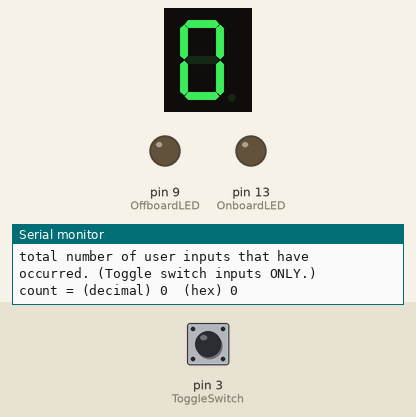
Simulated run of this sketch. Board: Arduino Mega 2560, built with avr-gcc and run on an emulated ATmega2560. On the bench: 1-digit seven-segment display, output pins drawn as LEDs (lit = HIGH), the last lines printed to the serial monitor. Wiring (inferred from the names in the program): 1-digit 7-segment display, segments lit when HIGH: segments pin 50, pin 48, pin 26, pin 28, pin 32, pin 46, pin 42, pin 22. Dashed ring = blinking. The test bench sets the inputs (shaded band); at power-on: pin 3 (ToggleSwitch) LOW. The segment pins are drawn as the display they are named for; pins used as bus, display or sensor lines are not drawn.

Above: at 1.4 s.
1.5 s: pin 3 (ToggleSwitch) pulled HIGH for 0.15 s
At 2.3 s:
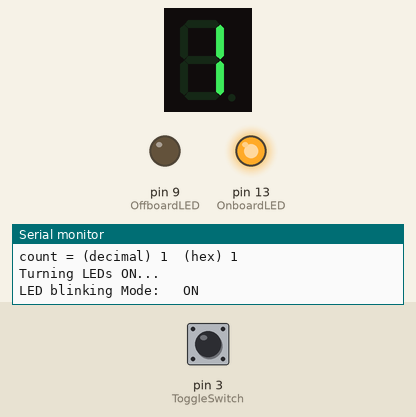
4.6 s: pin 3 (ToggleSwitch) pulled HIGH for 1 s
At 6.2 s:
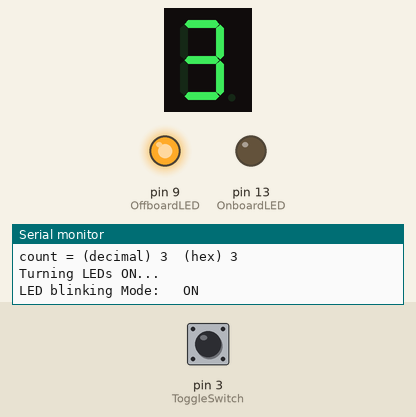
7.1 s: pin 3 (ToggleSwitch) pulled HIGH for 1 s
At 10.0 s:
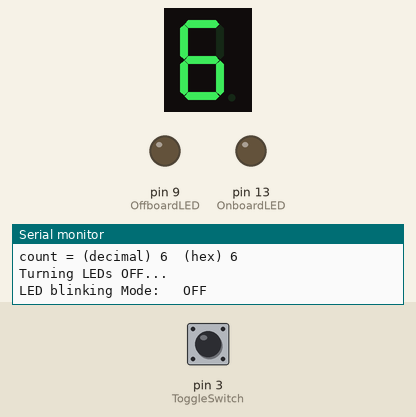
10.1 s: pin 3 (ToggleSwitch) pulled HIGH for 3.2 s
At 11.2 s:
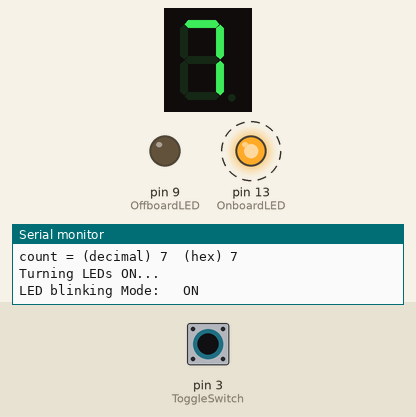
14.8 s: pin 3 (ToggleSwitch) pulled HIGH for 3.2 s
At 20.2 s:
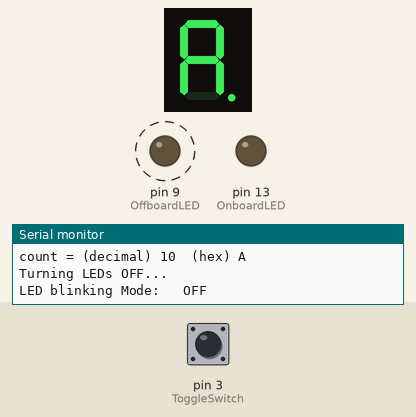
21.0 s: pin 3 (ToggleSwitch) pulled HIGH for 0.15 s
At 23.4 s:
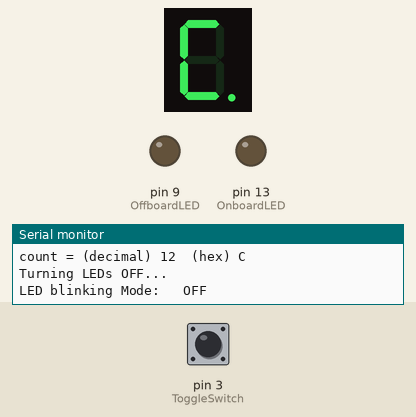
Timing chart, 0 to 24.9 s (numbered marks = the images above; inputs shaded):
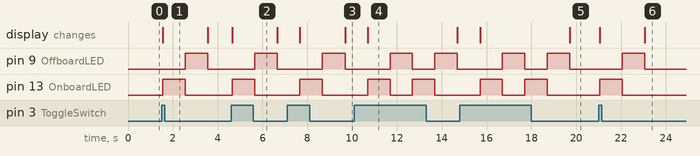

The sketch:

ECE_487_Lab_2.1.ino
```cpp
/**************************************************************
 *  "Introduction to Digital Input/Output"
 * ECE 487 Lab 2
 *
 * Author:  Hannah Perkins
 * CWID:    11472559
 * Date:    8 February 2021
 * Course:  ECE 487
 *
 * Function:      Blink onboard and offboard LEDs out of phase
 *        based on Toggle Switch input. Keep track of decimal
 *        and hexadecimal count of switch changes on Serial
 *        Monitor and 7-Segment Display.
 *
 * Description:   Application will blink onboard and offboard
 *        LEDs out of phase while Toggle Switch is in "on"
 *        position. During Blinking operation, onboard LED will
 *        be ON for 1 second and OFF for 1 second. Offboard LED
 *        will be exactly out-of-phase: OFF for 1 second and ON
 *        for 1 second. LEDs will continuously blink in this mode
 *        until Toggle Switch is moved to the "off" position.
 *        While Toggle Switch is "off" the LED's will both be off.
 *
 *        The application will keep a count of the total number
 *        of user inputs (switch changes) that have occurred.
 *        This output will be displayed on the Serial Monitor
 *        in both decimal and hexadecimal. The count range is
 *        0 to 15 and will rollover after 15.
 *
 *        The 7-Segment display will display the hexadecimal
 *        value of the count. This will match the count
 *        maintained on the Serial Monitor. Note: If decimal
 *        point is lit on 7-Segment display, then the number is
 *        hexadecimal A through F.
 *
 * Arduino Version: 1.8.14
 *****************************************************************/

// Name Pins
#define OnboardLED 13
#define OffboardLED 9
#define ToggleSwitch 3
#define SegA 50
#define SegB 48
#define SegC 26
#define SegD 28
#define SegE 32
#define SegF 46
#define SegG 42
#define DP 22

void setup() {
  // Initialize onboard and offboard LED Pins
  pinMode(OnboardLED, OUTPUT);
  pinMode(OffboardLED, OUTPUT);

  // Initialize 7-Segment Display Pins
  pinMode(SegA, OUTPUT);
  pinMode(SegB, OUTPUT);
  pinMode(SegC, OUTPUT);
  pinMode(SegD, OUTPUT);
  pinMode(SegE, OUTPUT);
  pinMode(SegF, OUTPUT);
  pinMode(SegG, OUTPUT);
  pinMode(DP, OUTPUT);

  // Initialize Toggle Switch input
  pinMode(ToggleSwitch, INPUT);

  // Set LEDs to OFF
  digitalWrite(OnboardLED, LOW);
  digitalWrite(OffboardLED, LOW);

  // Set 7-Segment Display to 0
  sevenSegDisplay(0);

  // Initialize serial communication (9600 bits/sec)
  Serial.begin(9600);
  while (!Serial) {
    ; // Wait for serial port to connect
  }

  // Send instructions to User
  initialPrompt();

  // Print zero to Serial Monitor
  printCount(0);
}

void loop() {
  int count = 0;                                // Initialize count to zero
  int switchState = digitalRead(ToggleSwitch);  // current switch reading
  int lastSwitchState = (!switchState);         // set previous reading
  bool blinkMode = switchState;                 // If switch is ON, LEDs
                                                // should begin in blinkMode
  // Time Variables
  unsigned long lastDebounceTime = 0;  // the last time the output pin was toggled
  unsigned long debounceDelay = 50;    // the debounce time
                                       // increase if the output flickers
  // Continuous Loop
  while(1) {
    // read the state of the switch into a local variable:
    int reading = digitalRead(ToggleSwitch);

    // If the switch changed, due to noise or pressing:
    if (reading != lastSwitchState) {
      // reset the debouncing timer
      lastDebounceTime = millis();
    }

    // Check if reading has been there longer than debounce delay
    if ((millis() - lastDebounceTime) > debounceDelay) {

      // if the button state has changed:
      if (reading != switchState) {
        switchState = reading;

        // Increment count for num of inputs
        count++;

        // Print count to 7-Seg display and Serial Monitor
        printCount(count%16);       // count%16 for rollover
        sevenSegDisplay(count%16);

        // Blink LEDs if switch is on
        if (switchState == HIGH) {
          ledsOnMessage();
          blinkMode = HIGH;       // Update blinkMode
          lastSwitchState = LOW;  // Update switch state
        }

        // Turn off LEDs if switch is off
        else {
          ledsOff();
          blinkMode = LOW;        // Update blinkMode
          lastSwitchState = HIGH; // Update switch state
        }
      }
    }

    // Check blinkMode and blink LEDs if ON
    if(blinkMode) { blinkLeds(); }
  }
}

/********************************************************
 * Function Name:     initialPrompt
 * Input Parameters:  void
 * Return Value:      void
 * Purpose:           Prints instructions to Serial
 *                    Monitor and prompts user to toggle
 *                    switch to blink LEDs
 *******************************************************/
void initialPrompt() {
  Serial.println("\nPlease enter move Toggle Switch to 'on' "
    "position to begin blinking LEDs. ");
  Serial.println("To turn off LED's, move "
    "the Toggle Switch to 'off' position.");
  Serial.println("\nThe 7-Segment Display and Serial Monitor "
    "will keep track of the ");
  Serial.println("total number of user inputs "
    "that have occurred. (Toggle switch inputs ONLY.)");
}

/********************************************************
 * Function Name:     ledsOnMessage
 * Input Parameters:  void
 * Return Value:      void
 * Purpose:           Sends message to Serial Monitor
 *                    updating user that LEDs have been
 *                    turned on
 *******************************************************/
void ledsOnMessage() {
  Serial.println("Turning LEDs ON...");
  Serial.println("LED blinking Mode: \tON");
}

/********************************************************
 * Function Name:     ledsOff
 * Input Parameters:  void
 * Return Value:      void
 * Purpose:           Turns off both onboard and offboard
 *                    LEDs. Also sends message to Serial
 *                    Monitor letting user know LEDs
 *                    have been turned off
 *******************************************************/
void ledsOff() {
  // Send Message to User via Serial Monitor
  Serial.println("Turning LEDs OFF...");
  Serial.println("LED blinking Mode: \tOFF");

  // Turn off all LEDs on Hardware
  digitalWrite(OnboardLED, LOW);
  digitalWrite(OffboardLED, LOW);
  delay(1000);    // Time delay ~ 1 second
}

/********************************************************
 * Function Name:     blinkLeds
 * Input Parameters:  void
 * Return Value:      void
 * Purpose:           Blinks onboard and offboard LEDs
 *                    out of phase of one another
 *******************************************************/
void blinkLeds() {
  // Onboard LED ON & Offboard LED OFF for 1 second
  digitalWrite(OnboardLED, HIGH);
  digitalWrite(OffboardLED, LOW);
  delay(1000);

  // Onboard LED OFF & Offboard LED ON for 1 second
  digitalWrite(OnboardLED, LOW);
  digitalWrite(OffboardLED, HIGH);
  delay(1000);
}

/********************************************************
 * Function Name:     printCount
 * Input Parameters:  int count - represents number to be
 *                    displayed on Serial Monitor
 * Return Value:      void
 * Purpose:           Prints the input count to the Serial
 *                    Monitor in both decimal and
 *                    hexadecimal values
 *******************************************************/
void printCount(int count) {
  Serial.print("count = (decimal) ");
  Serial.print(count);
  Serial.print("\t(hex) ");
  Serial.print(hex(count));
  Serial.print("\n");
}

/********************************************************
 * Function Name:     hex
 * Input Parameters:  int count - represents number to be
 *                    displayed on Serial Monitor
 * Return Value:      String
 * Purpose:           Turns the decimal value of integer
 *                    into hexadecimal string equivalent
 *                    ready for printing to Serial Monitor
 *******************************************************/
String hex(int count) {
  if (count < 10) {
    return String(count);
  }
  else if (count == 10) {
    return "A";
  }
  else if (count == 11) {
    return "B";
  }
  else if (count == 12) {
    return "C";
  }
  else if (count == 13) {
    return "D";
  }
  else if (count == 14) {
    return "E";
  }
  else {
    return "F";
  }
}

/********************************************************
 * Function Name:     sevenSegDisplay
 * Input Parameters:  int num - represents number to be
 *                    displayed on 7-segment display
 * Return Value:      void
 * Purpose:           Decodes the integer and calls ssd
 *                    function to light up appropriate
 *                    segments
 *******************************************************/
void sevenSegDisplay(int num) {
  // Range of num should be from 0 to 15
  switch (num) {
    case 0:
      ssd(1,1,1,1,1,1,0,0);
      break;
    case 1:
      ssd(0,1,1,0,0,0,0,0);
      break;
    case 2:
      ssd(1,1,0,1,1,0,1,0);
      break;
    case 3:
      ssd(1,1,1,1,0,0,1,0);
      break;
    case 4:
      ssd(0,1,1,0,0,1,1,0);
      break;
    case 5:
      ssd(1,0,1,1,0,1,1,0);
      break;
    case 6:
      ssd(1,0,1,1,1,1,1,0);
      break;
    case 7:
      ssd(1,1,1,0,0,0,0,0);
      break;
    case 8:
      ssd(1,1,1,1,1,1,1,0);
      break;
    case 9:
      ssd(1,1,1,1,0,1,1,0);
      break;
    case 10:
      ssd(1,1,1,0,1,1,1,1);
      break;
    case 11:
      ssd(0,0,1,1,1,1,1,1);
      break;
    case 12:
      ssd(1,0,0,1,1,1,0,1);
      break;
    case 13:
      ssd(0,1,1,1,1,0,1,1);
      break;
    case 14:
      ssd(1,0,0,1,1,1,1,1);
      break;
    case 15:
      ssd(1,0,0,0,1,1,1,1);
      break;
  }
}

/****************************************************************
 * Function Name:     ssd
 * Input Parameters:  bool a - represents segment a of display
 *                    bool b - segment b
 *                    bool c - segment c
 *                    bool d - segment d
 *                    bool e - segment e
 *                    bool f - segment f
 *                    bool g - segment g
 *                    bool dp - decimal point
 * Return Value:      void
 * Purpose:           Lights up 7-Segment display from
 *                    0 to F according to input
 ****************************************************************/
void ssd(bool a, bool b, bool c, bool d, bool e, bool f, bool g, bool dp) {
  digitalWrite(SegA, a);
  digitalWrite(SegB, b);
  digitalWrite(SegC, c);
  digitalWrite(SegD, d);
  digitalWrite(SegE, e);
  digitalWrite(SegF, f);
  digitalWrite(SegG, g);
  digitalWrite(DP, dp);
}
```

Measured:
- after the input at 1.5 s, pin 9 (OffboardLED): LOW → HIGH after 1.1 s, → LOW 1.0 s later; pin 13 (OnboardLED): LOW → HIGH after 0.06 s, → LOW 1.0 s later; the display: changes after 0.06 s (image 1)
- after the input at 4.6 s, pin 9 (OffboardLED): LOW → HIGH after 1.1 s, → LOW 1.0 s later; pin 13 (OnboardLED): LOW → HIGH after 0.06 s, → LOW 1.0 s later; the display: changes after 0.06 s (image 2)
- after the input at 7.1 s, pin 9 (OffboardLED): LOW → HIGH after 1.6 s, → LOW 1.0 s later; pin 13 (OnboardLED): LOW → HIGH after 0.58 s, → LOW 1.0 s later; the display: first changes after 0.58 s (image 3 shows a later state)
- after the input at 10.1 s, pin 9 (OffboardLED): alternates HIGH for 1.0 s and LOW for 1.0 s, starting after 1.6 s; pin 13 (OnboardLED): alternates HIGH for 1.0 s and LOW for 1.0 s, starting after 0.59 s; the display: changes after 0.59 s (image 4)
- after the input at 14.8 s, pin 9 (OffboardLED): alternates HIGH for 1.0 s and LOW for 1.0 s, starting after 1.9 s; pin 13 (OnboardLED): alternates HIGH for 1.0 s and LOW for 1.0 s, 4 changes in all, then stays LOW, starting after 0.91 s; the display: first changes after 0.91 s (image 5 shows a later state)
- after the input at 21.0 s, pin 9 (OffboardLED): LOW → HIGH after 1.1 s, → LOW 1.0 s later; pin 13 (OnboardLED): LOW → HIGH after 0.06 s, → LOW 1.0 s later; the display: first changes after 0.06 s (image 6 shows a later state)
